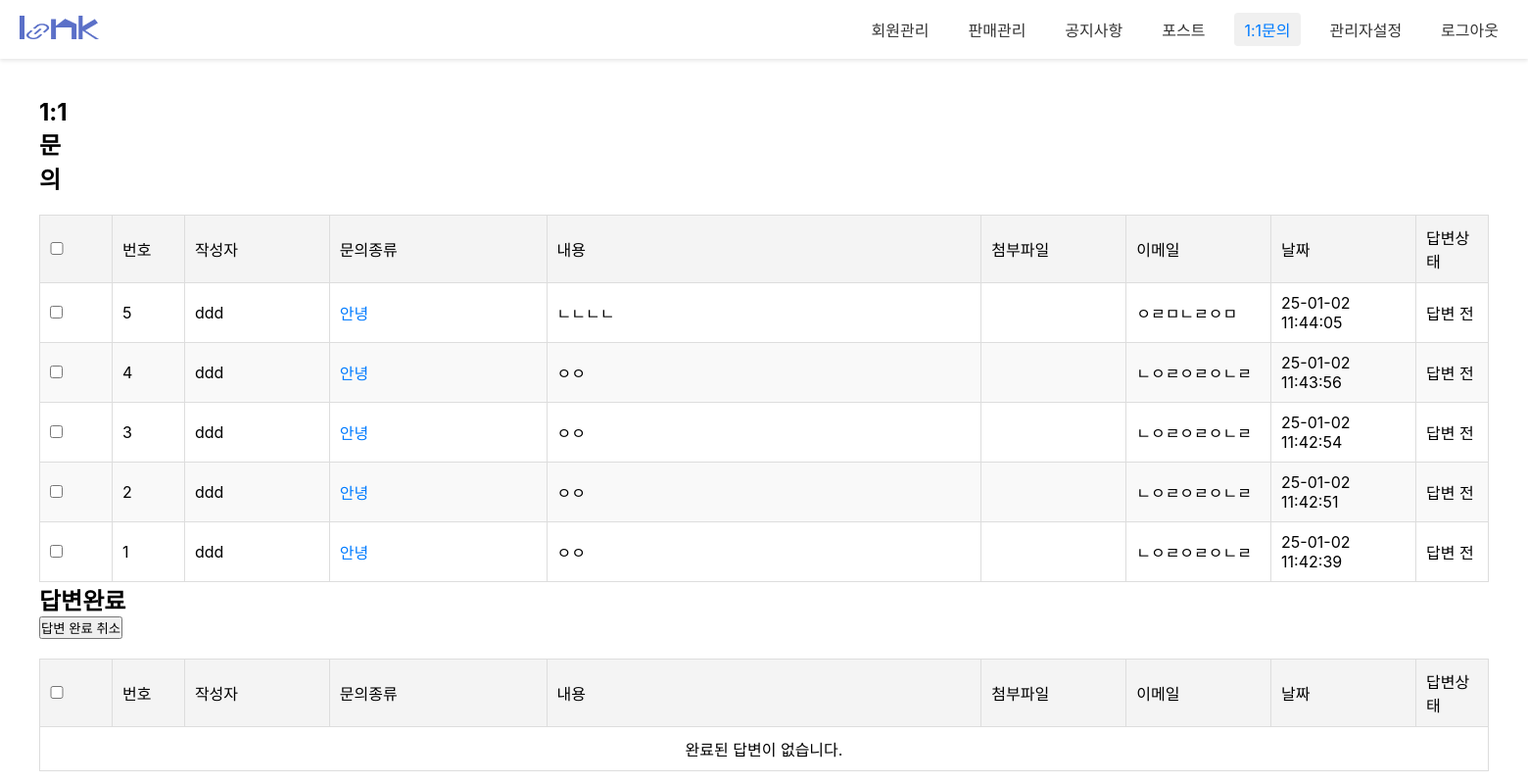
Before: /admin1/admin_qList/ with the older database file.
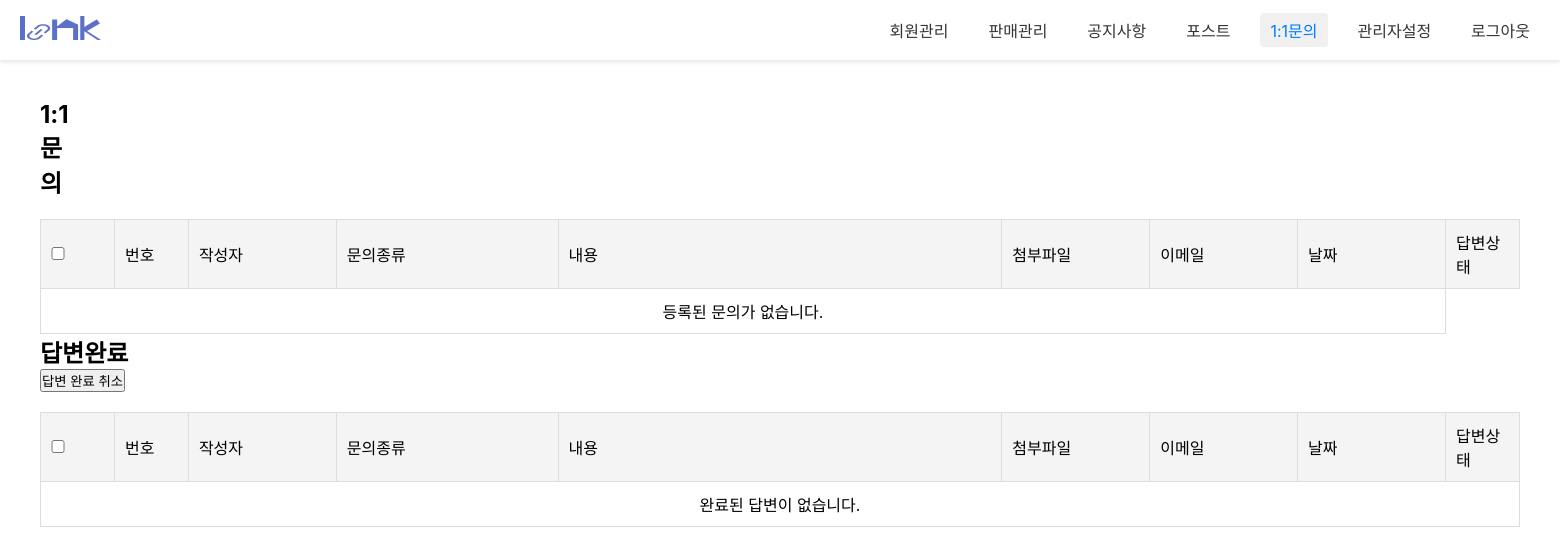
After: the same page with the newer database file.
### customer/models.py (models this page shows, shortened)
class NoticeBoard(models.Model):
  bno = models.AutoField(primary_key=True)
  member = models.ForeignKey(Administrator,on_delete=models.SET_NULL, null=True)
  btitle = models.CharField(max_length=1000)
  bcontent = models.TextField()
  bdate = models.DateTimeField(auto_now=True)
  bfile = models.ImageField(null=True, blank=True, upload_to='uploads/')
  bfile_thumbnail = models.ImageField(null=True, blank=True, upload_to='uploads/')
  userid = models.CharField(max_length=100,null=True, blank=True)
  bmail = models.CharField(max_length=100, null=True, blank=True)
  category = models.IntegerField(null=True, blank=False)
  status = models.CharField(max_length=50, null=True, blank=True)

### admin1/views.py (the view)
# urls.py: path('admin_qList/', views.admin_qList, name="admin_qList"),
def admin_qList(request):
	qs_ok = NoticeBoard.objects.filter(category=3, status='답변 완료').order_by("-bno")
	qs_no = NoticeBoard.objects.filter(category=3, status='답변 전').order_by("-bno")
	context = {'oklist':qs_ok, 'nolist':qs_no}
	return render(request, 'admin_qList.html', context)

### admin1/templates/admin_qList.html (shortened to what this page needs)
{% load static %}
<!DOCTYPE html>
<html lang="ko">
	<head>
		<link rel="stylesheet" href="{% static 'css/admin1/admin_memllist.css'%}">
		<link rel="stylesheet" href="{% static 'css/admin1/admin_login.css'%}">
	</head>
	<body>
	<nav class="gnb">
		<a href="#" class="logo"><img src="/static/images/admin1/logo_sample.png" alt=""></a>
		<div class="menu">
			<a href="/admin1/admin_memList/">회원관리</a>
			<a href="#">판매관리</a>
			<a href="/admin1/admin_noticeList/">공지사항</a>
			<a href="/admin1/admin_postList/" >포스트</a>
			<a href="/admin1/admin_qList/" class='active'>1:1문의</a>
			<a href="/admin1/admin_adminList/">관리자설정</a>
			<a id='a_logout'>로그아웃</a>
		</div>
	</nav>
	<div class="container">
		<div class="con_header">
			<h2>1:1문의</h2>
		</div>
		<table>
			<colgroup>
        <col style="width: 5%;">
        <col style="width: 5%;">
        <col style="width: 10%;">
        <col style="width: 15%;">
        <col style="width: 30%;">
        <col style="width: 10%;">
        <col style="width: 10%;">
        <col style="width: 10%;">
        <col style="width: 10%;">
    	</colgroup>
			<thead>
				<tr>
					<th><input type="checkbox" id="select_all"></th>
					<th>번호</th>
					<th>작성자</th>
					<th>문의종류</th>
					<th>내용</th>
					<th>첨부파일</th>
					<th>이메일</th>
					<th>날짜</th>
					<th>답변상태</th>
				</tr>
			</thead>
			<tbody>
				{% for q in nolist %}
				<tr>
					<td><input type="checkbox" class="select_member"></td>
					<td>{{forloop.revcounter}}</td>
					<td >{{q.userid}}</td>
					<td class="member_name"><a href="/admin1/admin_qList/{{q.bno}}/">{{q.btitle}}</a></td>
					<td>{{q.bcontent}}</td>
					<td>{{q.bfile}}</td>
					<td>{{q.bmail}}</td>
					<td>{{q.bdate|date:'y-m-d H:i:s'}}</td>
					<td id='chgText'>{{q.status}}</td>
				</tr>
				{% empty %}
    		<tr>
       	 <td colspan="8" style="text-align: center;">등록된 문의가 없습니다.</td>
    		</tr>
				{% endfor %}
			</tbody>
		</table>
		<h2>답변완료</h2>
		<button id="cancelBtn" type="button">답변 완료 취소</button>
		<table>
			<colgroup>
        <col style="width: 5%;">
        <col style="width: 5%;">
        <col style="width: 10%;">
        <col style="width: 15%;">
        <col style="width: 30%;">
        <col style="width: 10%;">
        <col style="width: 10%;">
        <col style="width: 10%;">
        <col style="width: 10%;">
    	</colgroup>
			<thead>
				<tr>
					<th><input type="checkbox" id="select_all"></th>
					<th>번호</th>
					<th>작성자</th>
					<th>문의종류</th>
					<th>내용</th>
					<th>첨부파일</th>
					<th>이메일</th>
					<th>날짜</th>
					<th>답변상태</th>
				</tr>
			</thead>
			<tbody>
				{% for q in oklist %}
				<tr>
					<td><input type="checkbox" class="select_member"></td>
					<td>{{forloop.revcounter}}</td>
					<td >{{q.userid}}</td>
					<td class="member_name"><a href="/admin1/admin_qList/{{q.bno}}/">{{q.btitle}}</a></td>
					<td>{{q.bcontent}}</td>
					<td>{{q.bfile}}</td>
					<td>{{q.bmail}}</td>
					<td>{{q.bdate|date:'y-m-d H:i:s'}}</td>
					<td id='chgText'>{{q.status}}</td>
				</tr>
				{% empty %}
    		<tr>
					<td colspan="9" style="text-align: center;">완료된 답변이 없습니다.</td>
    		</tr>
				{% endfor %}
			</tbody>
		</table>
	</div>
</body>
</html>

Changed rows visible on the page:
removed NoticeBoard: userid "ddd", btitle "안녕", bcontent "ㄴㄴㄴㄴ", bmail "ㅇㄹㅁㄴㄹㅇㅁ", bdate "25-01-02 11:44:05", status "답변 전"
removed NoticeBoard: userid "ddd", btitle "안녕", bcontent "ㅇㅇ", bmail "ㄴㅇㄹㅇㄹㅇㄴㄹ", bdate "25-01-02 11:43:56", status "답변 전"
removed NoticeBoard: userid "ddd", btitle "안녕", bcontent "ㅇㅇ", bmail "ㄴㅇㄹㅇㄹㅇㄴㄹ", bdate "25-01-02 11:42:54", status "답변 전"
removed NoticeBoard: userid "ddd", btitle "안녕", bcontent "ㅇㅇ", bmail "ㄴㅇㄹㅇㄹㅇㄴㄹ", bdate "25-01-02 11:42:51", status "답변 전"
removed NoticeBoard: userid "ddd", btitle "안녕", bcontent "ㅇㅇ", bmail "ㄴㅇㄹㅇㄹㅇㄴㄹ", bdate "25-01-02 11:42:39", status "답변 전"
Other visible differences:
text now shown: "등록된 문의가 없습니다."
